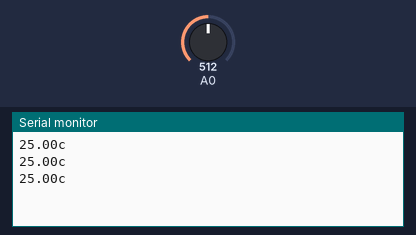
The sketch below on a simulated Arduino Uno, built with avr-gcc and run on an emulated ATmega328P. On the bench: the last lines printed to the serial monitor. Inputs (shaded band) come from the test bench; at power-on: A0 = 512.

Above: at 1.3 s.
1.4 s: A0 set to 0
At 1.9 s:
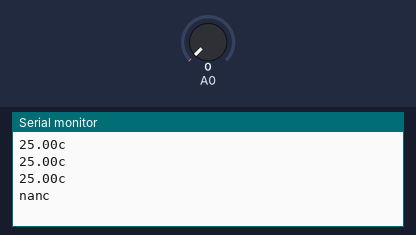
3.5 s: A0 set to 122
At 3.9 s:
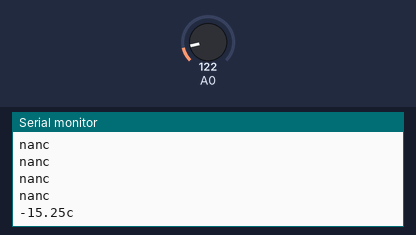

The sketch:

Themistor_Sensor.ino
```cpp
#include <math.h>

double Thermister(int RawADC) {
  double Temp;
  Temp = log(((10240000/RawADC) - 10000));
  Temp = 1 / (0.001129148 + (0.000234125 + (0.0000000876741 * Temp * Temp ))* Temp );
  Temp = Temp - 273.15;            // Convert Kelvin to Celcius
  return Temp;
}

void setup() {
  Serial.begin(9600);
}

void loop() {
  Serial.print(Thermister(analogRead(0)));  // display Fahrenheit
  Serial.println("c");
  delay(500);
}
```

Measured:
- after the input at 1.4 s, the serial monitor: prints a new line after 0.10 s (image 1)
- after the input at 3.5 s, the serial monitor: prints a new line at once (image 2)
